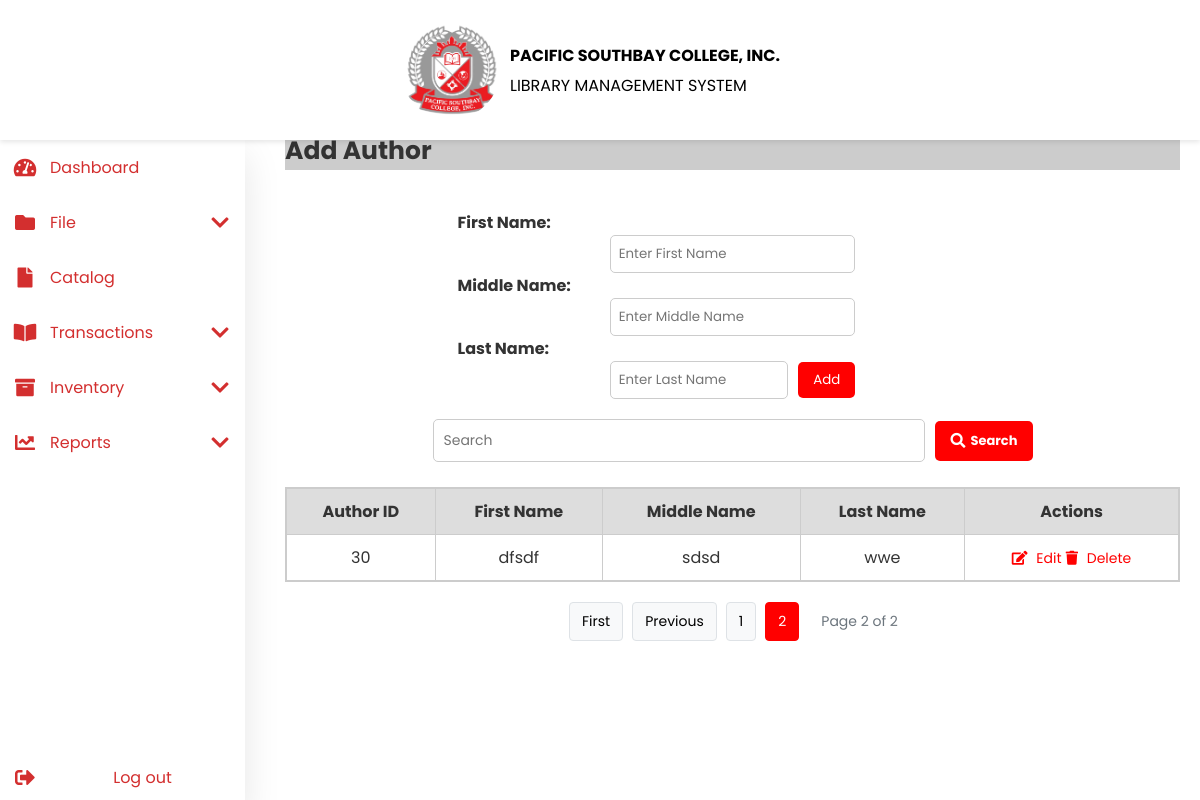
/author.php?page=2, run on an earlier commit of the app's database.
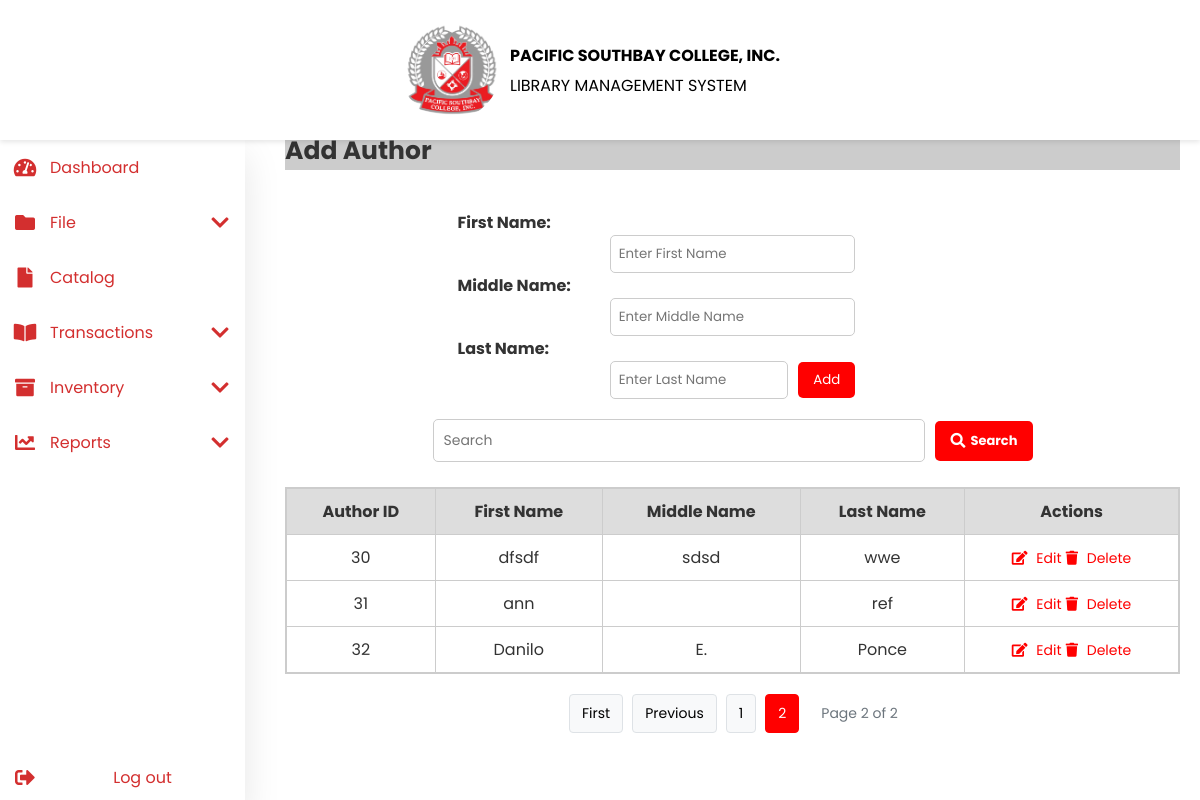
And on a later commit of the database.
### tables this page shows
CREATE TABLE `authors` (
  `AuthorID` int(11) NOT NULL,
  `FirstName` varchar(50) NOT NULL,
  `MiddleName` varchar(50) DEFAULT NULL,
  `LastName` varchar(50) NOT NULL
);

### author.php (the view, shortened to what the changed rows need)
<?php
include 'header.php';
include 'navbar.php';
include 'db.php';
$edit_mode = false;
$records_per_page = 3;
$page = isset($_GET['page']) ? (int)$_GET['page'] : 1;
$offset = ($page - 1) * $records_per_page;
$search_condition = "";
$total_pages_query = "SELECT COUNT(*) as total FROM authors";
$count_params = [];
if (!empty($search_condition)) {
    $stmt = $conn->prepare($total_pages_query);
    $stmt->bind_param(str_repeat('s', count($count_params)), ...$count_params);
    $stmt->execute();
    $total_result = $stmt->get_result();
    $total_records = $total_result->fetch_assoc()['total'];
    $stmt->close();
} else {
    $total_result = $conn->query($total_pages_query);
    $total_records = $total_result->fetch_assoc()['total'];
}
$total_pages = ceil($total_records / $records_per_page);
if (!empty($search_condition)) {
    $stmt = $conn->prepare("SELECT * FROM authors $search_condition LIMIT ?, ?");
    $stmt->bind_param(str_repeat('s', count($count_params)) . "ii", ...[...$count_params, $offset, $records_per_page]);
    $stmt->execute();
    $result = $stmt->get_result();
} else {
    $stmt = $conn->prepare("SELECT * FROM authors LIMIT ?, ?");
    $stmt->bind_param("ii", $offset, $records_per_page);
    $stmt->execute();
    $result = $stmt->get_result();
}
?>
<main class="content">
    <div class="author-container">
        <h2><?= $edit_mode ? 'Edit Author' : 'Add Author' ?></h2>
        <div class="table-container">
            <table>
                <thead>
                    <tr>
                        <th>Author ID</th>
                        <th>First Name</th>
                        <th>Middle Name</th>
                        <th>Last Name</th>
                        <th>Actions</th>
                    </tr>
                </thead>
                <tbody>
                    <?php if ($result->num_rows > 0): ?>
                        <?php while ($row = $result->fetch_assoc()): ?>
                        <tr>
                            <td><?= htmlspecialchars($row['AuthorID']) ?></td>
                            <td><?= htmlspecialchars($row['FirstName']) ?></td>
                            <td><?= htmlspecialchars($row['MiddleName']) ?></td>
                            <td><?= htmlspecialchars($row['LastName']) ?></td>
                            <td>
                                <a href="author.php?edit=<?= $row['AuthorID'] ?>" class="edit"><i class="fas fa-edit"></i> Edit</a>
                                <a href="author.php?delete=<?= $row['AuthorID'] ?>" class="delete" onclick="return confirmDelete(<?= $row['AuthorID'] ?>)"><i class="fas fa-trash"></i> Delete</a>
                            </td>
                        </tr>
                        <?php endwhile; ?>
                    <?php else: ?>
                        <tr><td colspan="5" style="text-align:center;">No authors found</td></tr>
                    <?php endif; ?>
                </tbody>
            </table>
        </div>
        <?php if ($total_records > $records_per_page): ?>
        <div class="pagination">
            <?php if ($page > 1): ?>
                <a href="author.php?page=1" class="pagination-link">First</a>
                <a href="author.php?page=<?= $page - 1 ?>" class="pagination-link">Previous</a>
            <?php endif; ?>
            <?php for ($i = max(1, $page - 2); $i <= min($total_pages, $page + 2); $i++): ?>
                <a href="author.php?page=<?= $i ?>" class="pagination-link<?= $i == $page ? ' active' : '' ?>"><?= $i ?></a>
            <?php endfor; ?>
            <div class="page-info">Page <?= $page ?> of <?= $total_pages ?></div>
        </div>
        <?php endif; ?>
    </div>
</main>
<link rel="stylesheet" href="css/author.css">

What changed in the data, as far as the page shows it:
added authors: AuthorID "31", FirstName "ann", LastName "ref"
added authors: AuthorID "32", FirstName "Danilo", MiddleName "E.", LastName "Ponce"
